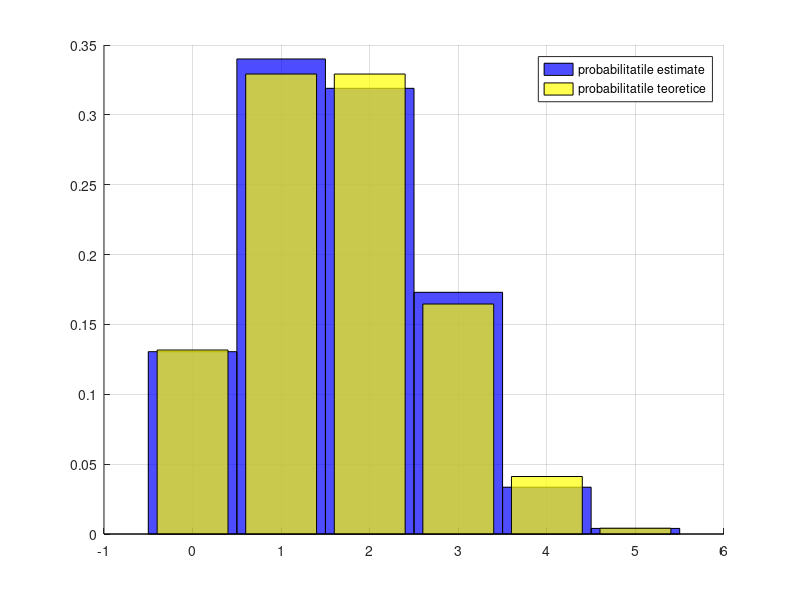

This figure's MATLAB source:
clc; clear all; history -c

clf; grid on; hold on;
p = 1 / 3; n = 5; m = 2000;

% generate m values following the binomial law with n tries and probability p;
x = binornd(n, p, 1, m);

% histogram of values from the binomial distribution;
N = hist(x, 0 : n);

% bar graph with the frequencies;
bar(0 : n, N / m, 'hist', 'FaceColor', 'b');

% theoretical binomial distribution;
bar(0 : n, binopdf(0 : n, n, p), 'FaceColor', 'y');

% legend for the figure;
legend('probabilitatile estimate', 'probabilitatile teoretice');

set(findobj('type', 'patch'), 'facealpha', 0.7); xlim([-1 n + 1]);

